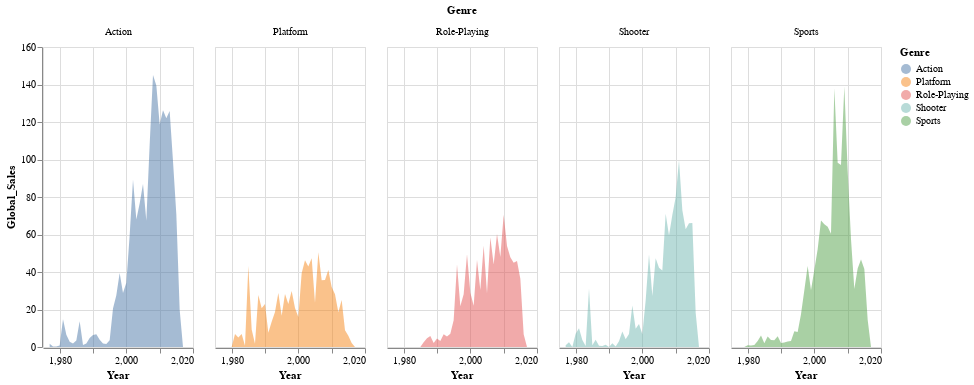

This figure's notebook cell:
### Markdown cell above
<blockquote> 
<p>
    <strong>Figure 1</strong>: Plots show the changes in overall sales for the top 5 genres between 1980 and 2017.
</p>
</blockquote>

### Code cell
data_plot4 = vg_sales[(vg_sales.Genre=='Action') | (vg_sales.Genre=='Sports') | (vg_sales.Genre=='Shooter') 
                      | (vg_sales.Genre=='Role-Playing') | (vg_sales.Genre=='Platform')].groupby(['Genre','Year']).aggregate(sum).reset_index()
alt.Chart(data_plot4).mark_line().properties(
     width=500
).encode(
    x=alt.X('Year:Q'),
    y=alt.Y('Global_Sales'),
    color=alt.Color('Genre')#sum sales
).properties(width=150).mark_area(opacity = 0.5).facet('Genre')

### Figure 1 — Vega-Lite specification as saved in the notebook (floating-point values rounded to 4 significant figures; data arrays with more than 128 entries replaced by an {"elided": "..."} marker saying what was removed)
{"config": {"view": {"continuousWidth": 400, "continuousHeight": 300}}, "data": {"name": "data-b36c9e6b3d3efc3f2cb75ea6809baeee"}, "facet": {"type": "nominal", "field": "Genre"}, "spec": {"mark": {"type": "area", "opacity": 0.5}, "encoding": {"color": {"type": "nominal", "field": "Genre"}, "x": {"type": "quantitative", "field": "Year"}, "y": {"type": "quantitative", "field": "Global_Sales"}}, "width": 150}, "$schema": "https://vega.github.io/schema/vega-lite/v4.0.2.json", "datasets": {"data-b36c9e6b3d3efc3f2cb75ea6809baeee": {"elided": "184 records"}}}
